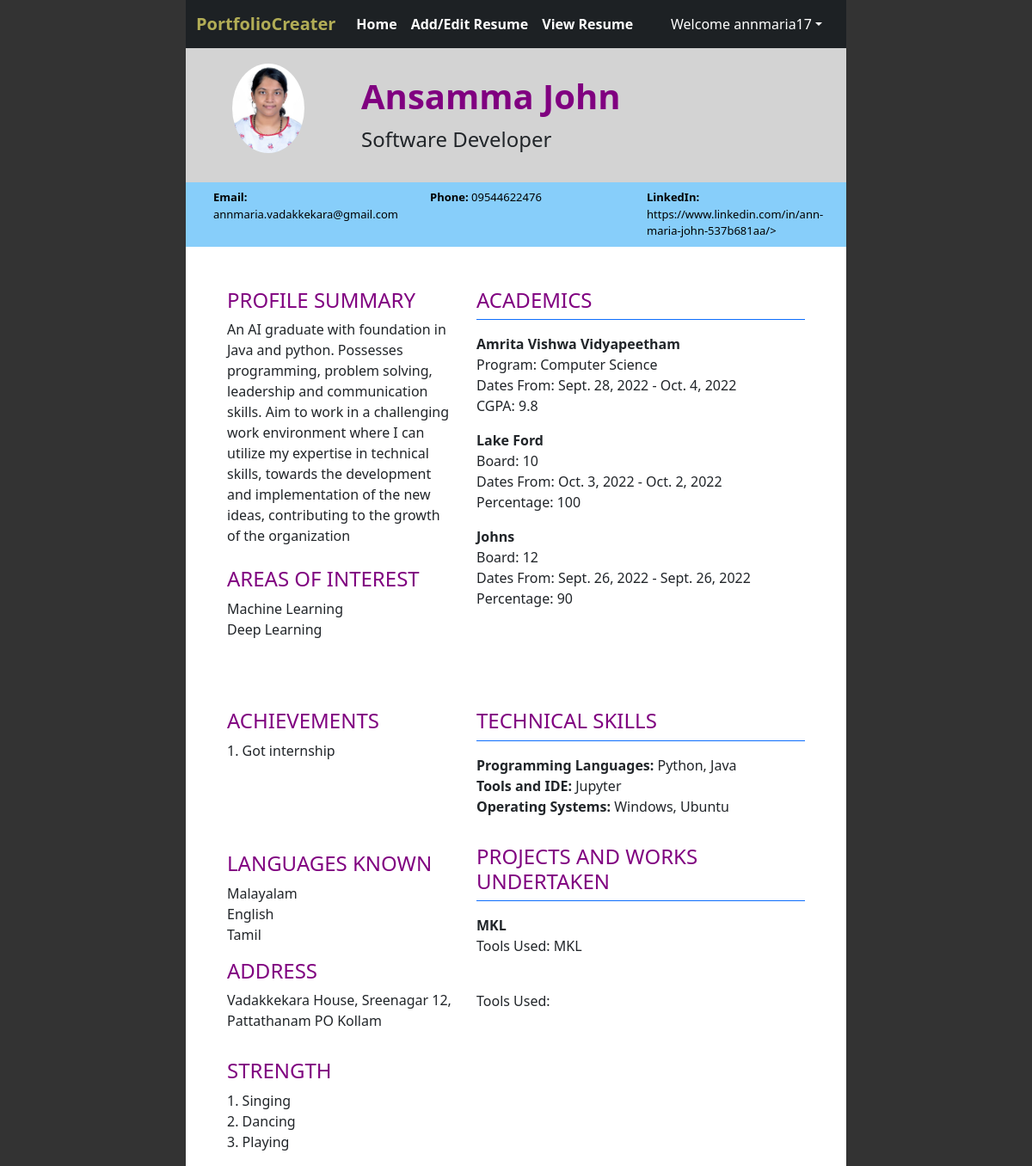
The app's page /resume/ (signed in) with its own data.
### ResumeApp/models.py (models this page shows, shortened)
class Information(models.Model):
    user=models.CharField(max_length=50, default='')
    name=models.CharField(max_length=50, default='')
    title=models.CharField(max_length=50, default='')
    email=models.EmailField()
    mobile=models.CharField(max_length=50, default='')
    linkedIn=models.CharField(max_length=50, default='')
    profile=models.CharField(max_length=50, default='')
    academics_1_institute=models.CharField(max_length=50, default='')
    academics_1_program=models.CharField(max_length=50, default='')
    academics_1_startDate=models.DateField()
    academics_1_endDate=models.DateField()
    academics_1_mark=models.CharField(max_length=50, default='')
    academics_2_institute=models.CharField(max_length=50, default='')
    academics_2_program=models.CharField(max_length=50, default='')
    academics_2_startDate=models.DateField()
    academics_2_endDate=models.DateField()
    academics_2_mark=models.CharField(max_length=50, default='')
    academics_3_institute=models.CharField(max_length=50, default='')
    academics_3_program=models.CharField(max_length=50, default='')
    academics_3_startDate=models.DateField()
    academics_3_endDate=models.DateField()
    academics_3_mark=models.CharField(max_length=50, default='')
    areasOfInterest1=models.CharField(max_length=50, default='')
    areasOfInterest2=models.CharField(max_length=50, default='')
    areasOfInterest3=models.CharField(max_length=50, default='')
    areasOfInterest4=models.CharField(max_length=50, default='')
    paper_1=models.CharField(max_length=50, default='')
    paper_2=models.CharField(max_length=50, default='')
    programmingLanguages=models.CharField(max_length=50, default='')
    tools=models.CharField(max_length=50, default='')
    os=models.CharField(max_length=50, default='')
    project1_title=models.CharField(max_length=50, default='')
    project1_toolUsed=models.CharField(max_length=50, default='')
    project2_title=models.CharField(max_length=50, default='')
    project2_toolUsed=models.CharField(max_length=50, default='')
    project3_title=models.CharField(max_length=50, default='')
    project3_toolUsed=models.CharField(max_length=50, default='')
    project4_title=models.CharField(max_length=50, default='')
    project4_toolUsed=models.CharField(max_length=50, default='')
    address=models.CharField(max_length=50, default='')
    achievement1=models.CharField(max_length=50, default='')
    achievement2=models.CharField(max_length=50, default='')
    achievement3=models.CharField(max_length=50, default='')
    achievement4=models.CharField(max_length=50, default='')
    strength1=models.CharField(max_length=50, default='')
    strength2=models.CharField(max_length=50, default='')
    strength3=models.CharField(max_length=50, default='')
    strength4=models.CharField(max_length=50, default='')
    strength5=models.CharField(max_length=50, default='')
    strength6=models.CharField(max_length=50, default='')
    strength7=models.CharField(max_length=50, default='')
    strength8=models.CharField(max_length=50, default='')
    language1=models.CharField(max_length=50, default='')
    language2=models.CharField(max_length=50, default='')
    language3=models.CharField(max_length=50, default='')

### ResumeApp/views.py (the view, shortened to what this page needs)
# urls.py: path('resume/', views.resume, name='resume',),
def resume(request):
    if request.user:
        my_dict={'var1': 'Welcome '+request.user.username,
            'var2': 'Start Creating Your Own Porfolio',
            'var3': 'Add/Edit Resume',
            'var4':  'View Resume',
            'var5':'Logout',
            'var6':' ',
            'var7':'Create Portfolio',
            'var8': ' '}
    if Information.objects.filter(user=request.user.username).exists():
        for i in Information.objects.filter(user=request.user.username):
            dictionary={"name":i.name, 'image':' ', 'title':i.title, 'email': i.email,
                        'mobile':i.mobile, 'linkedIn': i.linkedIn, 'profile': i.profile,
                        'academics_1_institute':i.academics_1_institute, 'academics_1_program':i.academics_1_program, 'academics_1_startDate':i.academics_1_startDate, 'academics_1_endDate':i.academics_1_endDate, 'academics_1_mark':i.academics_1_mark,
                        'academics_2_institute':i.academics_2_institute, 'academics_2_program':i.academics_2_program, 'academics_2_startDate':i.academics_2_startDate, 'academics_2_endDate':i.academics_2_endDate, 'academics_2_mark':i.academics_2_mark,
                        'academics_3_institute':i.academics_3_institute, 'academics_3_program':i.academics_3_program, 'academics_3_startDate':i.academics_3_startDate, 'academics_3_endDate':i.academics_3_endDate, 'academics_3_mark':i.academics_3_mark,
                        'areasOfInterest1':i.areasOfInterest1, 'areasOfInterest2':i.areasOfInterest2, 'areasOfInterest3':i.areasOfInterest3, 'areasOfInterest4': i.areasOfInterest4,
                        'paper_1':i.paper_1, 'paper_2':i.paper_2,
                        'programmingLanguages':i.programmingLanguages, 'tools':i.tools, 'os':i.os,
                        'project1_title':i.project1_title, 'project1_toolUsed':i.project1_toolUsed,
                        'project2_title':i.project2_title, 'project2_toolUsed':i.project2_toolUsed,
                        'project3_title':i.project3_title, 'project3_toolUsed':i.project3_toolUsed,
                        'project4_title':i.project4_title, 'project4_toolUsed':i.project4_toolUsed,
                        'address': i.address,
                        'achievement1':i.achievement1, 'achievement2':i.achievement2, 'achievement3':i.achievement3, 'achievement4':i.achievement4,
                        'strength1':i.strength1, 'strength2':i.strength2, 'strength3':i.strength3, 'strength4':i.strength4,
                        'strength5':i.strength5, 'strength6':i.strength6, 'strength7':i.strength7, 'strength8':i.strength8,
                        'language1':i.language1, 'language2':i.language2, 'language3':i.language3}
        return render(request, 'resume.html', dictionary)
    else:
        return render(request, 'noResume.html', my_dict)

### templates/resume.html (shortened to what this page needs)
{% load static %}
<!DOCTYPE html>
<html lang="en-US">
  <head>
    <link rel="stylesheet" href="https://cdn.jsdelivr.net/npm/bootstrap@5.1.3/dist/css/bootstrap.min.css">
    <link rel="stylesheet" type="text/css" href="{% static 'style.css' %}"></link>
  </head>
  <nav class="navbar navbar-expand-lg navbar-light" style="background-color:#1d2124">
    <div class="container-fluid">
      <a class="navbar-brand" style="font-weight:bold; color:#b2ad56;">PortfolioCreater</a>
      <div class="collapse navbar-collapse" id="navbarSupportedContent">
        <ul class="navbar-nav me-auto mb-2 mb-lg-0">
          <li class="nav-item">
            <a href="/homePage/" class="nav-link navactive  " style="color:white; font-weight: bold;" aria-current="page">Home</a>
          </li>
            <li class="nav-item">
                <a href="/fill/" class="nav-link navactive  " style="color:white; font-weight: bold;" aria-current="page">Add/Edit Resume</a>
            </li>
            <li class="nav-item">
                <a href="/resume/" class="nav-link navactive  " style="color:white; font-weight: bold;" aria-current="page">View Resume</a>
            </li>
        </ul>
        <ul class="nav nav-pills justify-content-end ml-auto">
          <li class="nav-item dropdown">
            <a class="nav-link dropdown-toggle navactive text-white" href="#" id="navbarDropdown" role="button" data-toggle="dropdown" aria-expanded="false">Welcome {{user.username}}</a>
          </li>
        </ul>
      </div>
    </div>
  </nav>
  <body style="background-color: #333;" >
      <div class="container py-3" id="headerContainer">
        <div class="row">
          <div class="col-md-3 text-md-center text-center mb-3">
            <img class="rounded-circle " src="{% static 'image.jpeg' %}" alt="Profile Photo" width="50%">
          </div>
          <div class="col-md-9 text-md-start mt-3 ">
            <h1 class="fw-bold" >{{ name }}</h1>
            <p class="fw-normal fs-4">{{ title }}</p>
          </div>
        </div>
      </div>
      <div class="container" id="headerNavigation">
        <div class="row">
          <nav class="nav mx-3">
            <div class="col-md">
              <a class="nav-link text-black" href=""><b>Email: </b>{{ email }}</a>
            </div>
            <div class="col-md">
              <a class="nav-link disabled text-black"><b>Phone: </b> {{ mobile }}<br/></a>
            </div>
            <div class="col-md">
              <a class="nav-link text-black" href="https://www.linkedin.com/in/ann-maria-john-537b681aa/"><b>LinkedIn: </b>{{ linkedIn }}></a>
            </div>
          </nav>
        </div>
      </div>
    <main class="container px-5">
      <div class="row">
        <div class="col-md-5 mt-5 ml-3">
          <h4> PROFILE SUMMARY</h4>
          <p >{{ profile }}
          </p>
          <h4 class="mt-4">AREAS OF INTEREST</h4>
          <p>
            {{ areasOfInterest1 }}</br>
            {{ areasOfInterest2 }}</br>
          </p>
        </div>
        <div class="col-md-7 mt-5">
          <h4> ACADEMICS </h4>
          <p class="border-top border-primary pt-3 ">
              <b>{{ academics_1_institute }}</b><br/>
              Program: {{ academics_1_program }} <br/>
              Dates From: {{ academics_1_startDate }} - {{ academics_1_endDate }}<br/>
              CGPA: {{ academics_1_mark }}
          </p>
          <p>
            <b>{{ academics_2_institute }}</b><br/>
            Board: {{ academics_2_program }}<br/>
            Dates From: {{ academics_2_startDate }} - {{ academics_2_endDate }}<br/>
            Percentage: {{ academics_2_mark }}
        </p>
          <p>
              <b>{{ academics_3_institute }}</b><br/>
              Board: {{ academics_3_program }}<br/>
              Dates From: {{ academics_3_startDate }} - {{ academics_3_endDate }}<br/>
              Percentage: {{ academics_3_mark }}
          </p>
        </div>
      </div>
      <div class="row">
        <div class="col-md-5 mt-3">
          <h4>ACHIEVEMENTS</h4>
          <p>
            1. {{ achievement1 }}</br>
          </p>
        </div>
        <div class="col-md-7 mt-3">
          <h4>TECHNICAL SKILLS</h4>
          <p class="border-top border-primary pt-3">
            <b>Programming Languages: </b>{{ programmingLanguages }}<br/>
            <b>Tools and IDE: </b>{{ tools }}<br/>
            <b>Operating Systems: </b>{{ os }}
          </p>
        </div>
      </div>
      <div class="row">
        <div class="col-md-5">
          <h4 class="mt-4">LANGUAGES KNOWN</h4>
          <p>
            {{ language1 }}</br>
            {{ language2 }}</br>
            {{ language3 }}</br>
          </p>
          <h4 class="mt-2">ADDRESS</h4>
          <p>{{ address }}
          </p>
        </div>
        <div class="col-md-7 mt-3">
          <h4 style="color: purple"> PROJECTS AND WORKS UNDERTAKEN </h4>
          <p class="border-top border-primary pt-3">
            <b>{{ project1_title }}</b><br/>
            Tools Used: {{ project1_toolUsed }}
          </p>
          <p>
            <b>{{ project2_title }}</b><br/>
            Tools Used: {{ project2_toolUsed }}
          </p>
        </div>
      </div>
      <div class="row">
        <div class="col-md-5 mt-3">
          <h4>STRENGTH</h4>
          <p>
            1. {{ strength1 }}</br>
            2. {{ strength2 }}</br>
            {% if strength3 %}
              3. {{ strength3 }}</br>
            {% elif strength4 %}
              4. {{ strength4 }}</br>
            {% elif strength5 %}
              5. {{ strength5 }}</br>
            {% elif strength6 %}
              6. {{ strength6 }}</br>
            {% elif strength7 %}
              7. {{ strength7 }}</br>
            {% elif strength8 %}
              8. {{ strength8 }}</br>
            {% endif %}
          </p>
        </div>
        <div class="col-md-7 mt-3">
        </div>
      </div>
    </main>
  </body>
</html>

### static/style.css (style rules this page uses)
* { font-family:system-ui, -apple-system, BlinkMacSystemFont, 'Segoe UI', Roboto, Oxygen, Ubuntu, Cantarell, 'Open Sans', 'Helvetica Neue', sans-serif }
body { padding-right: 18%; padding-left: 18%; }
#headerContainer { background-color: lightgray; }
.mb-3 { display: flex; align-items: center; justify-content: center; }
#headerNavigation { background-color: lightskyblue; font-size: small; padding: auto 2% auto; }
main { background-color: white; }
h1, h2, h3, h4, h5, h6 { color: purple; }

### records on screen
Information: name "Ansamma John", title "Software Developer", email "annmaria.vadakkekara@gmail.com", mobile "09544622476", linkedIn "https://www.linkedin.com/in/ann-maria-john-537b681aa/", profile "An AI graduate with foundation in Java and python. Possesses programming, problem solving, leadership and communication skills. Aim to work in a challenging work environment where I can utilize my expertise in technical skills, towards the development and implementation of the new ideas, contributing to the growth of the organization", areasOfInterest1 "Machine Learning", areasOfInterest2 "Deep Learning", academics_1_institute "Amrita Vishwa Vidyapeetham", academics_1_program "Computer Science", academics_1_startDate "Sept. 28, 2022", academics_1_endDate "Oct. 4, 2022", academics_1_mark "9.8", academics_2_institute "Lake Ford", academics_2_program "10", academics_2_startDate "Oct. 3, 2022", academics_2_endDate "Oct. 2, 2022", academics_2_mark "100", academics_3_institute "Johns", academics_3_program "12", academics_3_startDate "Sept. 26, 2022", academics_3_endDate "Sept. 26, 2022", academics_3_mark "90", achievement1 "Got internship", programmingLanguages "Python, Java", tools "Jupyter", os "Windows, Ubuntu", language1 "Malayalam", language2 "English", language3 "Tamil", address "Vadakkekara House, Sreenagar 12, Pattathanam PO Kollam", project1_title "MKL", project1_toolUsed "MKL", strength1 "Singing", strength2 "Dancing", strength3 "Playing"

### other values on screen
{{ user.username }} "annmaria17"
